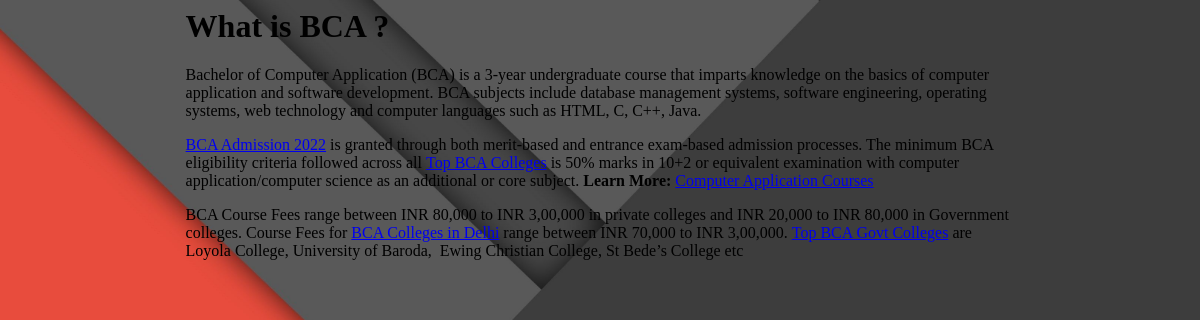
Page /ebookmaker/details.php?id=6 on the committed database.
### tables this page shows
CREATE TABLE `ebook` (
  `id` int(11) NOT NULL,
  `Article_title` varchar(255) NOT NULL,
  `Article_content` text NOT NULL,
  `Date_published` timestamp NOT NULL DEFAULT current_timestamp()
);

### ebookmaker/details.php (the view, shortened to what this page needs)
<html lang="en">
<head>
    <link rel="stylesheet" href="css/style.css">
</head>
<body>
<?php
if(isset($_GET['id'])){
    require_once('config/db_connect.php');
    $auth_id = mysqli_real_escape_string($con,$_GET['id']);
    $sql = "SELECT * FROM ebook WHERE id= $auth_id";
    $execute = mysqli_query($con,$sql);
    $post = mysqli_fetch_assoc($execute);
}else{
    header('Location: index.php');
    exit();
}
?>
<div class="container">
<h1><?php echo $post['Article_title']; ?></h1>
<div class="content">
    <?php echo $post['Article_content']; ?>
</div>
</div>
</body>
</html>

### ebookmaker/css/style.css (style rules this page uses)
.container { max-width:70%; margin: 0 auto; }

### ebookmaker/details.php (style rules this page uses)
body { background-image: url('image/g.jpg'); background-repeat: no-repeat; background-attachment: fixed; background-size:cover; }

### rows in the picture
ebook: Article_title "What is BCA ?", Article_content "Bachelor of Computer Application (BCA) is a 3-year undergraduate course that imparts knowledge on the basics of computer application and software development. BCA subjects include database management systems, software engineering, operating systems, web technology and computer languages such as HTML, C, C++, Java. BCA Admission 2022 is granted through both merit-based and entrance exam-based admission processes. The minimum BCA eligibility criteria followed across all Top BCA Colleges is 50% marks in 10+2 or equivalent examination with computer application/computer science as an additional or core subject. Learn More: Computer Application Courses BCA Course Fees range between INR 80,000 to…"
